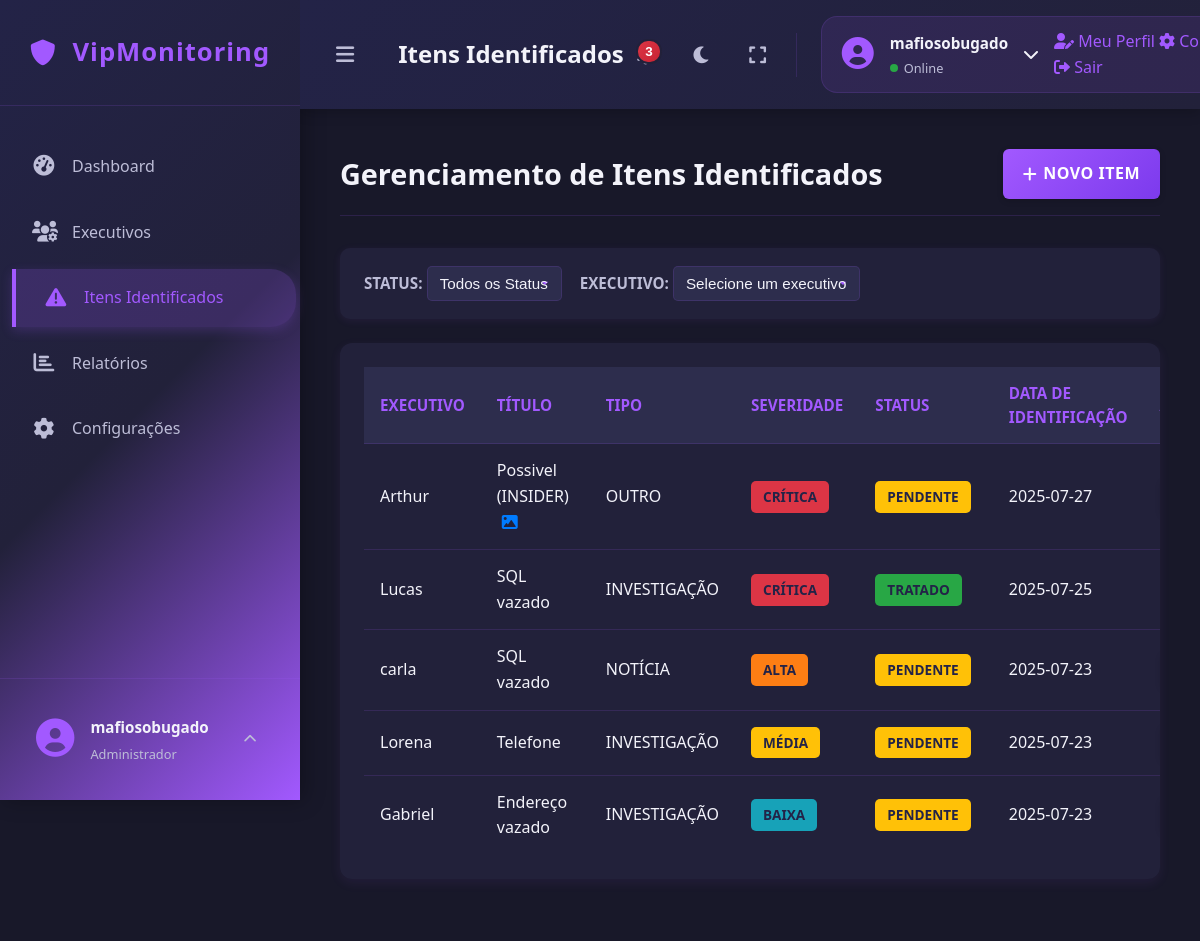
Screenshot of /items (signed in) with the database file from the repository.
### tables this page shows
CREATE TABLE users (
            id INTEGER PRIMARY KEY AUTOINCREMENT,
            username TEXT NOT NULL UNIQUE,
            email TEXT NOT NULL UNIQUE,
            password TEXT NOT NULL
        );

CREATE TABLE items (
            id INTEGER PRIMARY KEY AUTOINCREMENT,
            executive_id INTEGER NOT NULL,
            title TEXT NOT NULL,
            description TEXT,
            type TEXT NOT NULL, -- Ex: CREDENTIAL, DOCUMENTO, TELEFONE, EMAIL, ENDERECO
            severity TEXT NOT NULL, -- Ex: BAIXA, MEDIA, ALTA, CRITICA
            status TEXT NOT NULL, -- Ex: PENDENTE, TRATADO, IGNORADO
            identified_date TEXT NOT NULL, image_filename TEXT, -- Data no formato YYYY-MM-DD
            FOREIGN KEY (executive_id) REFERENCES executives (id) ON DELETE CASCADE
        );

CREATE TABLE executives (
            id INTEGER PRIMARY KEY AUTOINCREMENT,
            name TEXT NOT NULL,
            email TEXT NOT NULL UNIQUE,
            role TEXT,
            department TEXT,
            risk_score REAL DEFAULT 0.0,
            risk_level TEXT DEFAULT 'NENHUM'
        );

### app.py (the view)
@app.route('/items')
@login_required
def items():
    all_executives = database.get_all_executives() # Para o filtro de executivos
    all_items = database.get_all_items()
    items_list = []
    for item in all_items:
        item_dict = dict(item)
        item_images = database.get_item_images(item_dict['id'])
        item_dict['has_multiple_images'] = len(item_images) > 0
        item_dict['total_images'] = len(item_images) + (1 if item_dict.get('image_filename') else 0)
        items_list.append(item_dict)
    return render_template('items.html', items=items_list, executives=all_executives, active_page='items')

### app.py (called while the page is built)
@login_manager.user_loader
def load_user(user_id):
    try:
        return database.User.get(user_id)
    except Exception as e:
        print(f"Erro ao carregar usuário {user_id}: {e}")
        return None

### database.py (called while the page is built)
def get_db_connection():
    conn = sqlite3.connect(DATABASE)
    conn.row_factory = sqlite3.Row # Isso permite acessar colunas por nome
    return conn

def get_all_executives():
    conn = get_db_connection()
    executives = conn.execute('SELECT * FROM executives').fetchall()
    conn.close()
    return executives

def get_all_items():
    conn = get_db_connection()
    items = conn.execute('SELECT i.*, e.name as executive_name FROM items i JOIN executives e ON i.executive_id = e.id ORDER BY i.identified_date DESC').fetchall()
    conn.close()
    return items

def get_item_images(item_id):
    conn = get_db_connection()
    images = conn.execute('SELECT * FROM item_images WHERE item_id = ? ORDER BY upload_date', (item_id,)).fetchall()
    conn.close()
    return images

    @staticmethod
    def get(user_id):
        conn = get_db_connection()
        user_data = conn.execute('SELECT * FROM users WHERE id = ?', (user_id,)).fetchone()
        conn.close()
        if user_data:
            return User(user_data['id'], user_data['username'], user_data['email'], user_data['password'])
        return None

### templates/items.html (shortened to what this page needs)
{% extends "base.html" %}
{% block page_title %}Itens Identificados{% endblock %}
{% block content %}
    <div class="content-header">
        <h1>Gerenciamento de Itens Identificados</h1>
        <a href="{{ url_for('add_item') }}" class="btn-action btn-add-new">
            <i class="fas fa-plus"></i> Novo Item
        </a>
    </div>
    <div class="filter-section">
        <div class="form-group-inline">
            <label for="filterStatus">STATUS:</label>
            <select id="filterStatus" onchange="applyFilter()">
                <option value="Todos">Todos os Status</option>
            </select>
        </div>
        <div class="form-group-inline">
            <label for="filterExecutive">EXECUTIVO:</label>
            <select id="filterExecutive" onchange="applyFilter()">
                <option value="Todos">Selecione um executivo</option>
            </select>
        </div>
    </div>
    <div class="data-table-container">
        {% if items %}
        <table id="itemsTable">
            <thead>
                <tr>
                    <th>Executivo</th>
                    <th>Título</th>
                    <th>Tipo</th>
                    <th>Severidade</th>
                    <th>Status</th>
                    <th>Data de Identificação</th>
                    <th class="actions-col">Ações</th>
                </tr>
            </thead>
            <tbody>
                {% for item in items %}
                <tr data-status="{{ item.status }}" data-executive-id="{{ item.executive_id }}">
                    <td data-label="Executivo">{{ item.executive_name }}</td>
                    <td data-label="Título">
                        {{ item.title }}
                        {% if item.image_filename %}
                            <span style="margin-left: 5px;">
                                <i class="fas fa-image"
                                   style="color: #007bff; cursor: pointer;"
                                   title="Clique para visualizar imagem"
                                   data-item-id="{{ item.id }}"
                                   data-main-image="{{ url_for('static', filename='uploads/' + item.image_filename) }}"
                                   data-image-title="{{ item.title }}"
                                   onclick="testImageClick(this);"></i>
                            </span>
                        {% endif %}
                    </td>
                    <td data-label="Tipo">{{ item.type }}</td>
                    <td data-label="Severidade">
                        <span class="severity-tag severity-{{ item.severity | lower }}">{{ item.severity }}</span>
                    </td>
                    <td data-label="Status">
                        <span class="status-tag status-{{ item.status | lower }}">{{ item.status }}</span>
                    </td>
                    <td data-label="Data">{{ item.identified_date }}</td>
                    <td data-label="Ações" class="actions-col">
                    </td>
                </tr>
                {% endfor %}
            </tbody>
        </table>
        {% else %}
        <p>Nenhum item identificado cadastrado ainda. <a href="{{ url_for('add_item') }}">Adicione um agora!</a></p>
        {% endif %}
    </div>
{% endblock %}

### templates/base.html (shortened to what this page needs)
<!DOCTYPE html>
<html lang="pt-BR">
<head>
    <link rel="stylesheet" href="{{ url_for('static', filename='css/style.css') }}">
    <link rel="stylesheet" href="https://cdnjs.cloudflare.com/ajax/libs/font-awesome/6.0.0/css/all.min.css">
</head>
<body>
    <div class="app-container">
        <div class="sidebar">
            <div class="sidebar-header">
                <div class="app-logo">
                    <i class="fas fa-shield-alt"></i>
                    <span>VipMonitoring</span>
                </div>
            </div>
            <nav class="sidebar-nav">
                <ul>
                    <li class="nav-item {{ 'active' if active_page == 'dashboard' else '' }}">
                        <a href="{{ url_for('dashboard') }}">
                            <i class="fas fa-tachometer-alt"></i>
                            <span class="nav-text">Dashboard</span>
                        </a>
                    </li>
                    <li class="nav-item {{ 'active' if active_page == 'executives' else '' }}">
                        <a href="{{ url_for('executives') }}">
                            <i class="fas fa-users-cog"></i>
                            <span class="nav-text">Executivos</span>
                        </a>
                    </li>
                    <li class="nav-item {{ 'active' if active_page == 'items' else '' }}">
                        <a href="{{ url_for('items') }}">
                            <i class="fas fa-exclamation-triangle"></i>
                            <span class="nav-text">Itens Identificados</span>
                        </a>
                    </li>
                    <li class="nav-item {{ 'active' if active_page == 'reports' else '' }}">
                        <a href="{{ url_for('reports') }}">
                            <i class="fas fa-chart-bar"></i>
                            <span class="nav-text">Relatórios</span>
                        </a>
                    </li>
                    <li class="nav-item {{ 'active' if active_page == 'settings' else '' }}">
                        <a href="{{ url_for('settings') }}">
                            <i class="fas fa-cog"></i>
                            <span class="nav-text">Configurações</span>
                        </a>
                    </li>
                </ul>
            </nav>
            <div class="sidebar-footer">
                <div class="user-profile">
                    <div class="user-avatar">
                        <i class="fas fa-user-circle"></i>
                    </div>
                    <div class="user-info">
                        <span class="user-name">{{ current_user.username if current_user.is_authenticated else 'Usuário' }}</span>
                        <span class="user-role">Administrador</span>
                    </div>
                    <div class="user-menu">
                        <button class="user-menu-toggle" onclick="toggleUserMenu()">
                            <i class="fas fa-chevron-up"></i>
                        </button>
                    </div>
                </div>
            </div>
        </div>
        <div class="main-content">
            <nav class="navbar">
                <div class="navbar-left">
                    <button class="sidebar-toggle" onclick="toggleSidebar()">
                        <i class="fas fa-bars"></i>
                    </button>
                    <div class="page-title">
                        <h3>{% block page_title %}{% endblock %}</h3>
                    </div>
                </div>
                <div class="navbar-right">
                    <div class="navbar-actions">
                        <button class="action-btn" title="Notificações" onclick="toggleNotifications()">
                            <i class="fas fa-bell"></i>
                            <span class="notification-badge" id="notificationCount">3</span>
                        </button>
                        <button class="action-btn" title="Modo escuro" onclick="toggleDarkMode()">
                            <i class="fas fa-moon"></i>
                        </button>
                        <button class="action-btn" title="Tela cheia" onclick="toggleFullscreen()">
                            <i class="fas fa-expand"></i>
                        </button>
                    </div>
                    <div class="user-info-navbar" onclick="toggleNavUserMenu()">
                        <div class="user-avatar-small">
                            <i class="fas fa-user-circle"></i>
                        </div>
                        <div class="user-details">
                            <span class="user-name">{{ current_user.username if current_user.is_authenticated else 'Usuário' }}</span>
                            <span class="user-status online">Online</span>
                        </div>
                        <div class="user-chevron">
                            <i class="fas fa-chevron-down" id="navUserChevron"></i>
                        </div>
                        <div class="user-nav-dropdown" id="userNavDropdown">
                            <a href="#" class="nav-menu-item">
                                <i class="fas fa-user-edit"></i>
                                <span>Meu Perfil</span>
                            </a>
                            <a href="#" class="nav-menu-item">
                                <i class="fas fa-cog"></i>
                                <span>Configurações</span>
                            </a>
                            <a href="{{ url_for('logout') }}" class="nav-menu-item logout">
                                <i class="fas fa-sign-out-alt"></i>
                                <span>Sair</span>
                            </a>
                        </div>
                    </div>
                </div>
            </nav>
            <div class="content-area">
                {% block content %}{% endblock %}
            </div>
        </div>
    </div>
</body>
</html>

### rows the page displays
users: username "mafiosobugado"
items: executive_name "Arthur", title "Possivel (INSIDER)", type "OUTRO", severity "CRÍTICA", status "PENDENTE", identified_date "2025-07-27"
items: executive_name "Lucas", title "SQL vazado", type "INVESTIGAÇÃO", severity "CRÍTICA", status "TRATADO", identified_date "2025-07-25"
items: executive_name "carla", title "SQL vazado", type "NOTÍCIA", severity "ALTA", status "PENDENTE", identified_date "2025-07-23"
items: executive_name "Lorena", title "Telefone", type "INVESTIGAÇÃO", severity "MÉDIA", status "PENDENTE", identified_date "2025-07-23"
items: executive_name "Gabriel", title "Endereço vazado", type "INVESTIGAÇÃO", severity "BAIXA", status "PENDENTE", identified_date "2025-07-23"
